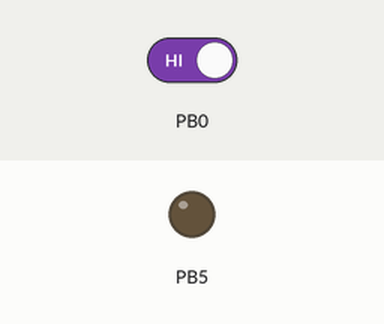
This program was run on a simulated ATmega328P, built with avr-gcc and emulated at 16 MHz. Shown: output pins drawn as LEDs (lit = HIGH). Inputs (shaded band) come from the test bench; at power-on: PB0 HIGH.

Above: at 1.2 s.
1.3 s: PB0 driven LOW
At 2.0 s:
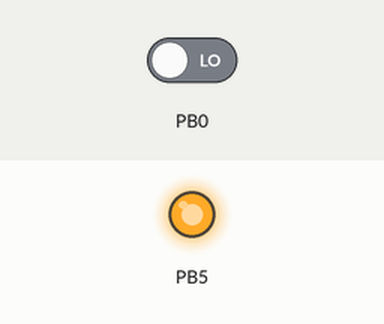
Timing chart, 0 to 4.3 s (numbered marks = the images above; inputs shaded):
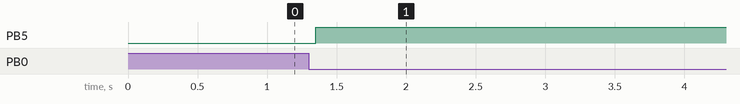

Measured:
- after the input at 1.3 s, PB5: LOW → HIGH after 0.05 s

The program:

main.c
```c
/*
 * lab2_input_register.c
 *
 * Created: 5/22/2023 3:44:20 AM
 * Author : User
 */
#define  F_CPU 16000000UL
#include <avr/io.h>
#include <util/delay.h>


int main(void)
{
    /* Replace with your application code */
	DDRB = 0b00100000;
	uint8_t buttonWasPressed = 1;
    while (1)
    {
		if (bit_is_clear(PINB,PB0)){
			_delay_ms(50);
			if (bit_is_clear(PINB,PB0)){
				if (buttonWasPressed == 0)
				PORTB ^= 0b00100000;
				buttonWasPressed = 1;
			}
		}else{
			buttonWasPressed = 0;
		}

    }
}
```
